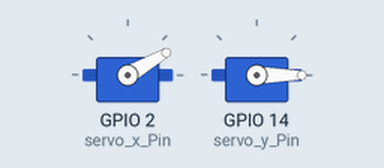
Bench run of a sketch on a simulated ESP32. Parts: 2 × servo.

Above: at 0.05 s.
At 20.0 s:
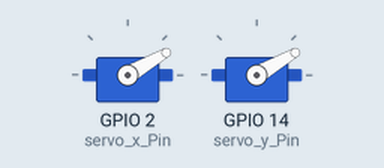
At 29.9 s:
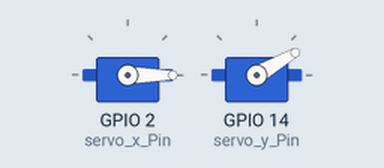
At 39.95 s:
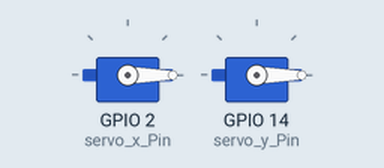
Timing chart, 0 to 52.0 s (numbered marks = the images above):
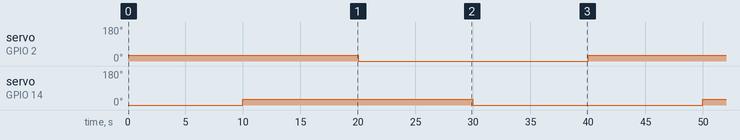

Measured:
- by itself, servo on GPIO 2 (servo_x_Pin), servo on GPIO 14 (servo_y_Pin): alternates 30° for 20.0 s and 0° for 20.0 s

The sketch:

Demo.ino
```cpp
#include <ESP32Servo.h>

Servo servo_x;  //定义舵机对象
Servo servo_y;

int minUs = 500;   //0度时脉宽 单位us
int maxUs = 2500;  //180度

int servo_x_Pin = 2;
int servo_y_Pin = 14;

int pos = 30;

void setup() {
  Serial.begin(115200);

  ESP32PWM::allocateTimer(1);  //指定使用的硬件定时器
  servo_x.setPeriodHertz(50);   //PWM频率
  servo_y.setPeriodHertz(50);

  servo_x.attach(servo_x_Pin, minUs, maxUs);
  servo_y.attach(servo_y_Pin, minUs, maxUs);

  servo_x.write(0);
  servo_y.write(0);

  //servo1.detach();  //不用的时候与引脚分离
}

void loop() {

  servo_x.write(pos);

  delay(10000);

  servo_y.write(pos);

  delay(10000);

  pos *= -1;
}
```
